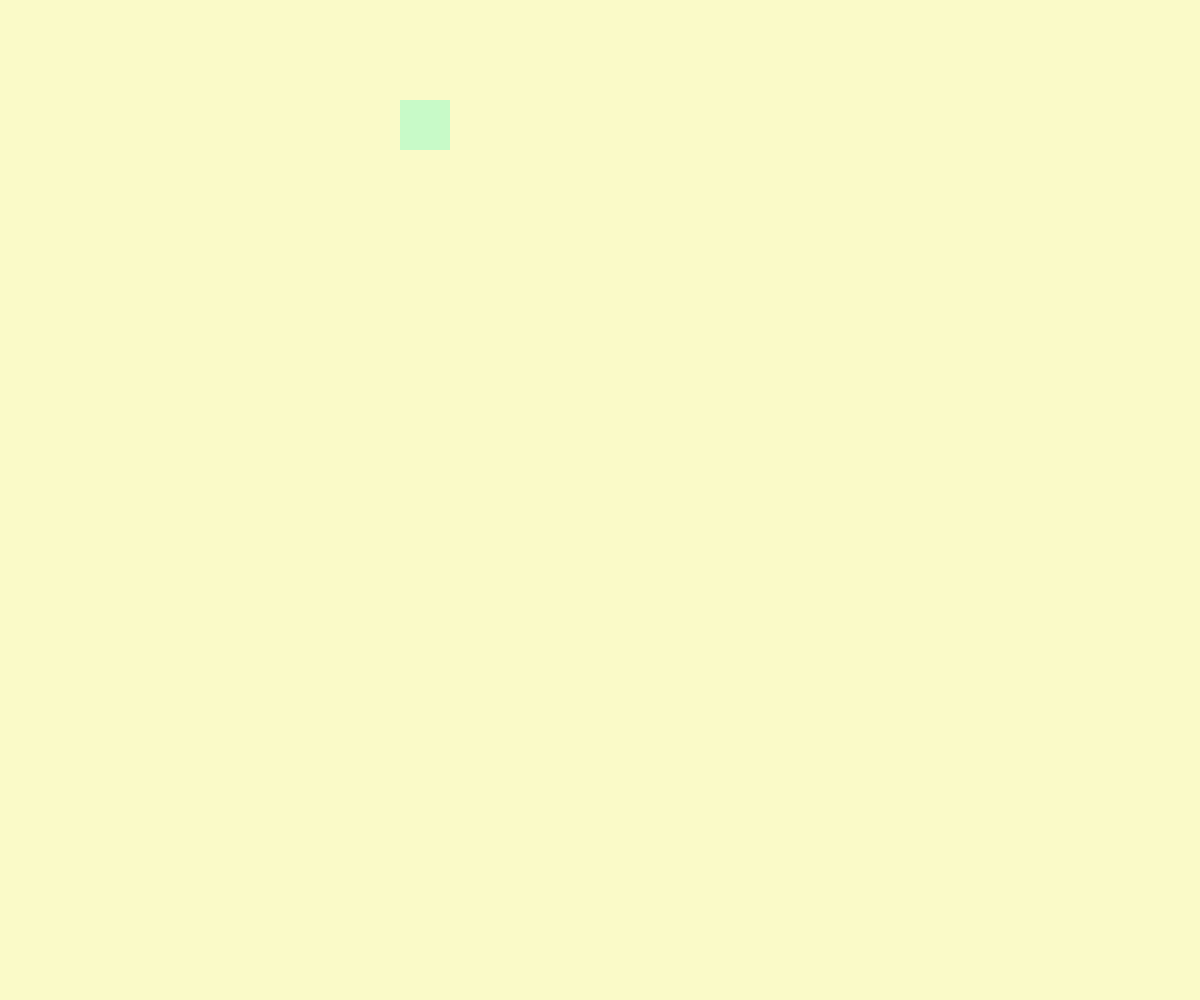
Frame 1 (no input)
Frame 60 (no input): identical to frame 1, image omitted
Frame 120 (the mouse pressed at the canvas centre since frame 60): identical to frame 1, image omitted

The p5.js sketch that drew this single still picture (run headless with seeded random() and noise() and a simulated clock; from frame 60 on, the mouse is pressed at the canvas centre):

// p5.js sketch
// ── sketch.js

// assignement opération
var circle = {
	x : 0,
	y : 200,
	diameter : 50
};

var r = 218;
var g = 160;
var b = 221;

// those functiuon control de flow
// executes ONCE
function setup() {
	createCanvas(windowWidth, windowHeight);
	background(250,250,200);
}

// draw function is a loop that executes itself everytime
function draw() {

	//background(r,g,b);

	//ellipse
	noStroke();
	fill(250,200,200);
	ellipse(circle.x,circle.y,circle.diameter,circle.diameter);

	//rectangle
	fill(200,250,200);
	rect(400,100,50,50);

	circle.x = circle.x + 1;
	//y = y + 1;
	//diameter = diameter + 1
	//r++;
	//g++;
	//b++;
}

// waiting only once : EVENT
function mousePressed(){
		background(250,250,200);
		circle.x = 0;
		//diameter = 0;
}
